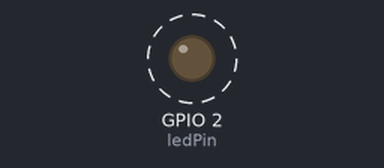
A sketch run on a simulated ESP32. Shown: output pins drawn as LEDs (lit = HIGH). Dashed ring = blinking. What the sketch prints to the serial monitor is not drawn.

Above: at 0.5 s.
Timing chart, 0 to 4.8 s (numbered marks = the images above):
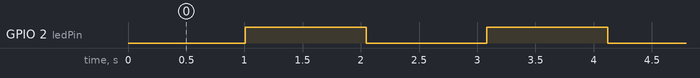

Measured:
- by itself, GPIO 2 (ledPin): alternates HIGH for 1.0 s and LOW for 1.0 s

The sketch:

simple.ino
```cpp
//https://github.com/ivanseidel/ArduinoThread

#include <Thread.h>
int ledPin = 2;
int x = 0;

//My simple Thread
Thread myThread = Thread();

// callback for myThread
void niceCallback(){
	static bool ledStatus = false;
	ledStatus = !ledStatus;

	digitalWrite(ledPin, ledStatus);

	Serial.print("COOL! I'm running on: ");
	Serial.println(millis());
}

void setup(){
	Serial.begin(9600);

	pinMode(ledPin, OUTPUT);

	myThread.onRun(niceCallback);
	myThread.setInterval(1000);
}

void loop(){
	// checks if thread should run
	if(myThread.shouldRun())
		myThread.run();

	// Other code...
	x += 1;
  Serial.printf("Other code: %i", x);
  Serial.println();
}
```
